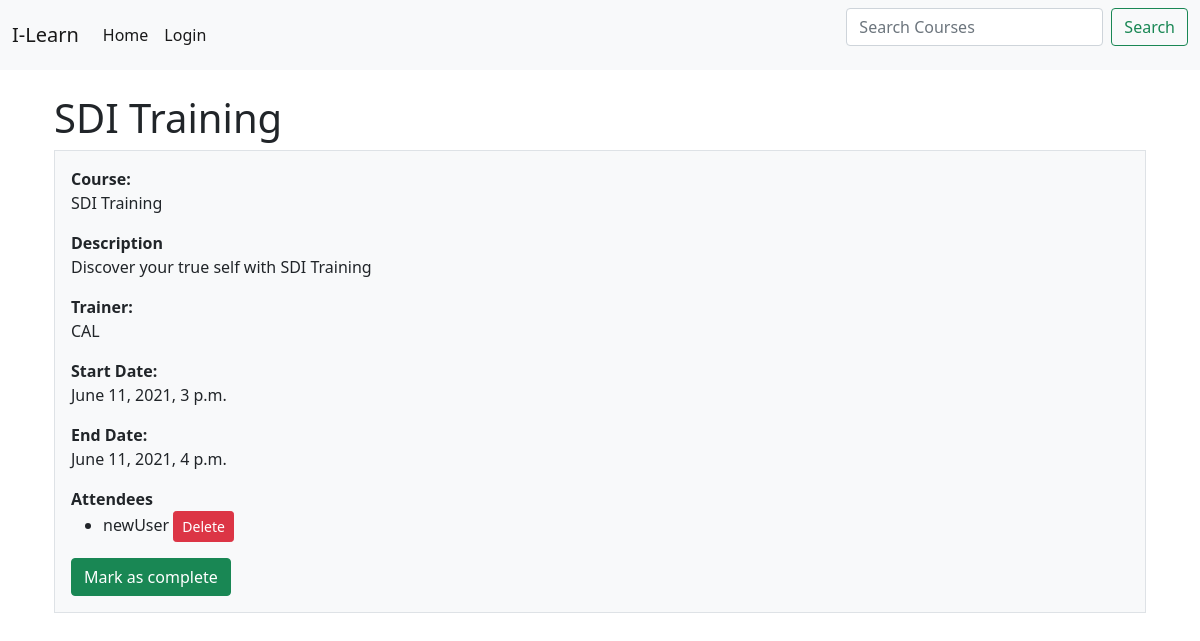
The app's page /view/course/4/, older data.
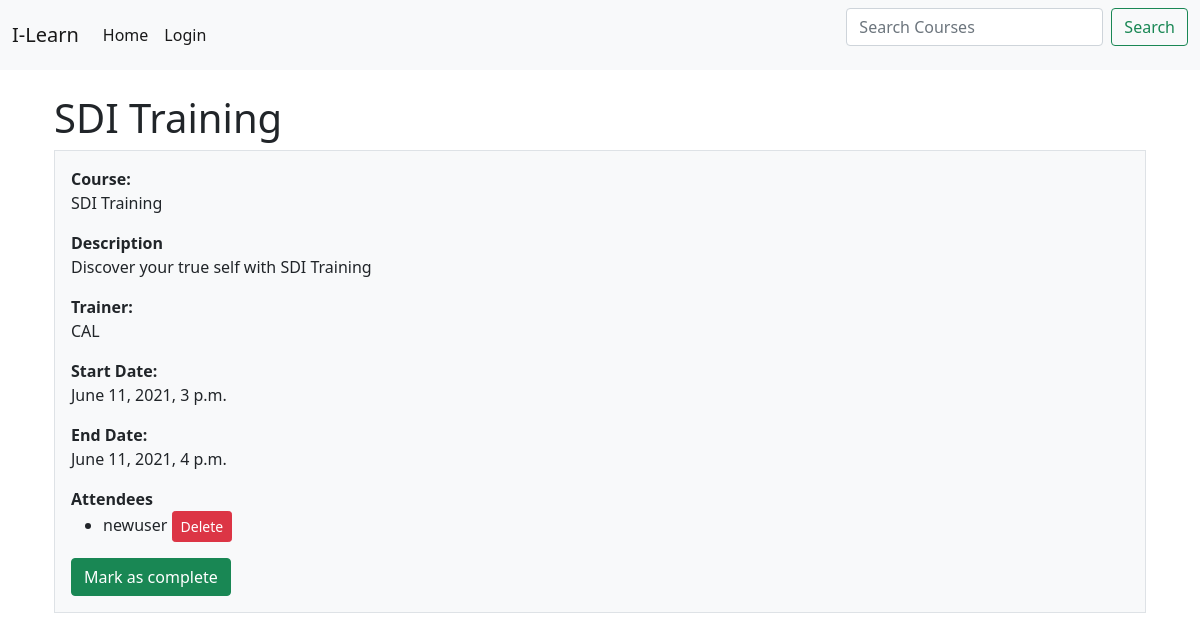
The same page, newer data.
### booking/models.py (models this page shows, shortened)
class Course(models.Model):
    staff=(
        ('CAL', 'CALUM'),
        ('YAN', 'YANNA'),
        ('HAN', 'HANNA'),
        ('EXT', 'EXTERNAL'),
    )
    courseNumber = models.IntegerField()
    courseName = models.CharField(max_length=200)
    courseDesc = models.CharField(max_length=500)
    host = models.CharField(max_length=3, choices=staff)
    min_participants = models.IntegerField()
    max_participants = models.IntegerField()
    start_date = models.DateTimeField()
    end_date = models.DateTimeField()
    program = models.ForeignKey(Programs, on_delete=models.CASCADE, default=4)
    image=models.ImageField(default='course.jpg',upload_to='course_photos') #Setting the users profile pic
    course_completed = models.BooleanField(blank=True)

class attendees(models.Model):
    departments = [
        ('UI', 'UX & UI'),
        ('IT', 'IT & Support'),
        ('RI', 'Research & Innovation'),
        ('MD', 'Mobile Development'),
        ('WD', 'Web Development'),
        ('CS', 'Cyber Security'),
        ('HR', 'Human Resources'),
        ('FN', 'Finance'),
        ('SA', 'Sales'),
        ('MA', 'Marketing'),
    ]
    courseNeededBy = [
        ('W1M', 'Within 1 Month'),
        ('1-3', '1-3 Months'),
        ('3-6', '3-6 Months'),
        ('6+M', '6+ Months'),
    ]
    user = models.ForeignKey(settings.AUTH_USER_MODEL, on_delete=models.CASCADE, related_name='user')
    manager = models.ForeignKey(settings.AUTH_USER_MODEL, limit_choices_to={'is_staff':True}, on_delete=models.CASCADE, related_name='AttendManager', blank=True)
    role = models.CharField(max_length=100)
    department = models.CharField(max_length=2, choices=departments)
    course = models.ForeignKey(Course, on_delete=models.CASCADE)
    course_due = models.CharField(max_length=3, choices=courseNeededBy)
    your_development = models.CharField(max_length=3000)
    approved = models.BooleanField(default=False, blank=True)

### booking/views.py (the view)
# urls.py: path('view/course/<int:pk>/', viewCourse.as_view(), name='viewCourse'),
class viewCourse(View):
    def get(self, request, *args, **kwargs):
        course_id = self.kwargs.get('pk', None)#Getting the course ID from the URL
        course = Course.objects.filter(id = course_id)#Getting the object that matches that ID
        context = {'course': course}
        return render(request, 'booking/viewCourse.html', context)

### booking/templates/booking/viewCourse.html (shortened to what this page needs)
{% extends "booking/base.html" %}
{% block content %}
<br>
<div class="container px-4">
    {% for c in course %}
    <h1>{{c.courseName}}</h1>
    <div class="row gx-5">
      <div class="col">
       <div class="p-3 border bg-light">
           <b>Course: </b><p>{{c.courseName}}</p>
           <b>Description</b><p>{{c.courseDesc}}</p>
           <b>Trainer: </b><p>{{c.host}}</p>
           <b>Start Date: </b><p>{{c.start_date}}</p>
           <b>End Date: </b><p>{{c.end_date}}</p>
           <b>Attendees </b>
           {% for a in c.attendees_set.all %}
           <ul>
               <li>{{a.user}} <a href="{% url 'deleteBooking' a.id %}" class="btn btn-danger btn-sm">Delete</a></li>
           </ul>
           {% endfor %}
           {% for cc in course %}
           <a href="{% url 'courseComplete' cc.id %}" class="btn btn-success">Mark as complete</a>
           {% endfor %}
        </div>
      </div>
    {% endfor %}
    </div>
  </div>
{% endblock content %}

Row changes from the older to the newer data that the page shows:
removed attendees: user "newUser"
added attendees: user "newuser"
